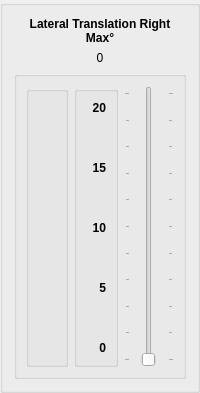
        <widget class="QGroupBox" name="groupBox_42">
         <property name="maximumSize">
          <size>
           <width>350</width>
           <height>16777215</height>
          </size>
         </property>
         <property name="title">
          <string/>
         </property>
         <layout class="QVBoxLayout" name="verticalLayout_80">
          <item>
           <widget class="QLabel" name="rightLatFlexionTitleLbl_8">
            <property name="font">
             <font>
              <family>Arial</family>
              <weight>75</weight>
              <bold>true</bold>
             </font>
            </property>
            <property name="text">
             <string>Lateral Translation Right Max°</string>
            </property>
            <property name="alignment">
             <set>Qt::AlignCenter</set>
            </property>
            <property name="wordWrap">
             <bool>true</bool>
            </property>
           </widget>
          </item>
          <item>
           <widget class="QLabel" name="ACDrightLatFlexionLbl_6">
            <property name="font">
             <font>
              <family>Arial</family>
             </font>
            </property>
            <property name="text">
             <string>0</string>
            </property>
            <property name="alignment">
             <set>Qt::AlignCenter</set>
            </property>
           </widget>
          </item>
          <item>
           <widget class="QGroupBox" name="groupBox_43">
            <property name="title">
             <string/>
            </property>
            <layout class="QHBoxLayout" name="horizontalLayout_43">
             <item>
              <widget class="QGroupBox" name="groupBox_44">
               <property name="maximumSize">
                <size>
                 <width>100</width>
                 <height>16777215</height>
                </size>
               </property>
               <property name="title">
                <string/>
               </property>
               <layout class="QVBoxLayout" name="verticalLayout_81">
                <item>
                 <widget class="QLabel" name="right_lateral_flexion_button">
                  <property name="maximumSize">
                   <size>
                    <width>75</width>
                    <height>75</height>
                   </size>
                  </property>
                  <property name="text">
                   <string/>
                  </property>
                  <property name="pixmap">
                   <pixmap>../media/images/buttons/up_1.png</pixmap>
                  </property>
                  <property name="scaledContents">
                   <bool>true</bool>
                  </property>
                 </widget>
                </item>
                <item>
                 <widget class="QLabel" name="reverse_right_lateral_flexion_button">
                  <property name="maximumSize">
                   <size>
                    <width>75</width>
                    <height>75</height>
                   </size>
                  </property>
                  <property name="text">
                   <string/>
                  </property>
                  <property name="pixmap">
                   <pixmap>../media/images/buttons/down_1.png</pixmap>
                  </property>
                  <property name="scaledContents">
                   <bool>true</bool>
                  </property>
                 </widget>
                </item>
               </layout>
              </widget>
             </item>
             <item>
              <widget class="QGroupBox" name="right_lateral_flexion_slider_label">
               <property name="maximumSize">
                <size>
                 <width>50</width>
                 <height>300</height>
                </size>
               </property>
               <property name="title">
                <string/>
               </property>
               <layout class="QVBoxLayout" name="verticalLayout_82">
                <item>
                 <widget class="QLabel" name="Lbl_127">
                  <property name="maximumSize">
                   <size>
                    <width>20</width>
                    <height>20</height>
                   </size>
                  </property>
                  <property name="font">
                   <font>
                    <family>Arial</family>
                    <weight>75</weight>
                    <bold>true</bold>
                   </font>
                  </property>
                  <property name="text">
                   <string>20</string>
                  </property>
                  <property name="alignment">
                   <set>Qt::AlignRight|Qt::AlignTop|Qt::AlignTrailing</set>
                  </property>
                 </widget>
                </item>
                <item>
                 <spacer name="verticalSpacer_25">
                  <property name="orientation">
                   <enum>Qt::Vertical</enum>
                  </property>
                  <property name="sizeHint" stdset="0">
                   <size>
                    <width>20</width>
                    <height>40</height>
                   </size>
                  </property>
                 </spacer>
                </item>
                <item>
                 <widget class="QLabel" name="Lbl_196">
                  <property name="maximumSize">
                   <size>
                    <width>20</width>
                    <height>20</height>
                   </size>
                  </property>
                  <property name="font">
                   <font>
                    <family>Arial</family>
                    <weight>75</weight>
                    <bold>true</bold>
                   </font>
                  </property>
                  <property name="text">
                   <string>15</string>
                  </property>
                  <property name="alignment">
                   <set>Qt::AlignRight|Qt::AlignTop|Qt::AlignTrailing</set>
                  </property>
                 </widget>
                </item>
                <item>
                 <spacer name="verticalSpacer_26">
                  <property name="orientation">
                   <enum>Qt::Vertical</enum>
                  </property>
                  <property name="sizeHint" stdset="0">
                   <size>
                    <width>20</width>
                    <height>40</height>
                   </size>
                  </property>
                 </spacer>
                </item>
                <item>
                 <widget class="QLabel" name="Lbl_128">
                  <property name="maximumSize">
                   <size>
                    <width>20</width>
                    <height>20</height>
                   </size>
                  </property>
                  <property name="font">
                   <font>
                    <family>Arial</family>
                    <weight>75</weight>
                    <bold>true</bold>
                   </font>
                  </property>
                  <property name="text">
                   <string>10</string>
                  </property>
                  <property name="alignment">
                   <set>Qt::AlignRight|Qt::AlignTop|Qt::AlignTrailing</set>
                  </property>
                 </widget>
                </item>
                <item>
                 <spacer name="verticalSpacer_27">
                  <property name="orientation">
                   <enum>Qt::Vertical</enum>
                  </property>
                  <property name="sizeHint" stdset="0">
                   <size>
                    <width>20</width>
                    <height>40</height>
                   </size>
                  </property>
                 </spacer>
                </item>
                <item>
                 <widget class="QLabel" name="Lbl_197">
                  <property name="maximumSize">
                   <size>
                    <width>20</width>
                    <height>20</height>
                   </size>
                  </property>
                  <property name="font">
                   <font>
                    <family>Arial</family>
                    <weight>75</weight>
                    <bold>true</bold>
                   </font>
                  </property>
                  <property name="text">
                   <string>5</string>
                  </property>
                  <property name="alignment">
                   <set>Qt::AlignRight|Qt::AlignTop|Qt::AlignTrailing</set>
                  </property>
                 </widget>
                </item>
                <item>
                 <spacer name="verticalSpacer_28">
                  <property name="orientation">
                   <enum>Qt::Vertical</enum>
                  </property>
                  <property name="sizeHint" stdset="0">
                   <size>
                    <width>20</width>
                    <height>40</height>
                   </size>
                  </property>
                 </spacer>
                </item>
                <item>
                 <widget class="QLabel" name="Lbl_129">
                  <property name="maximumSize">
                   <size>
                    <width>20</width>
                    <height>20</height>
                   </size>
                  </property>
                  <property name="font">
                   <font>
                    <family>Arial</family>
                    <weight>75</weight>
                    <bold>true</bold>
                   </font>
                  </property>
                  <property name="text">
                   <string>0</string>
                  </property>
                  <property name="alignment">
                   <set>Qt::AlignRight|Qt::AlignTop|Qt::AlignTrailing</set>
                  </property>
                 </widget>
                </item>
               </layout>
              </widget>
             </item>
             <item>
              <widget class="QSlider" name="right_lateral_flexion_slider">
               <property name="sizePolicy">
                <sizepolicy hsizetype="Minimum" vsizetype="Expanding">
                 <horstretch>0</horstretch>
                 <verstretch>0</verstretch>
                </sizepolicy>
               </property>
               <property name="minimumSize">
                <size>
                 <width>50</width>
                 <height>0</height>
                </size>
               </property>
               <property name="maximumSize">
                <size>
                 <width>25</width>
                 <height>300</height>
                </size>
               </property>
               <property name="font">
                <font>
                 <family>Arial</family>
                </font>
               </property>
               <property name="layoutDirection">
                <enum>Qt::LeftToRight</enum>
               </property>
               <property name="minimum">
                <number>0</number>
               </property>
               <property name="maximum">
                <number>20</number>
               </property>
               <property name="singleStep">
                <number>1</number>
               </property>
               <property name="pageStep">
                <number>1</number>
               </property>
               <property name="value">
                <number>0</number>
               </property>
               <property name="sliderPosition">
                <number>0</number>
               </property>
               <property name="orientation">
                <enum>Qt::Vertical</enum>
               </property>
               <property name="invertedControls">
                <bool>false</bool>
               </property>
               <property name="tickPosition">
                <enum>QSlider::TicksBothSides</enum>
               </property>
               <property name="tickInterval">
                <number>2</number>
               </property>
              </widget>
             </item>
            </layout>
           </widget>
          </item>
         </layout>
        </widget>
